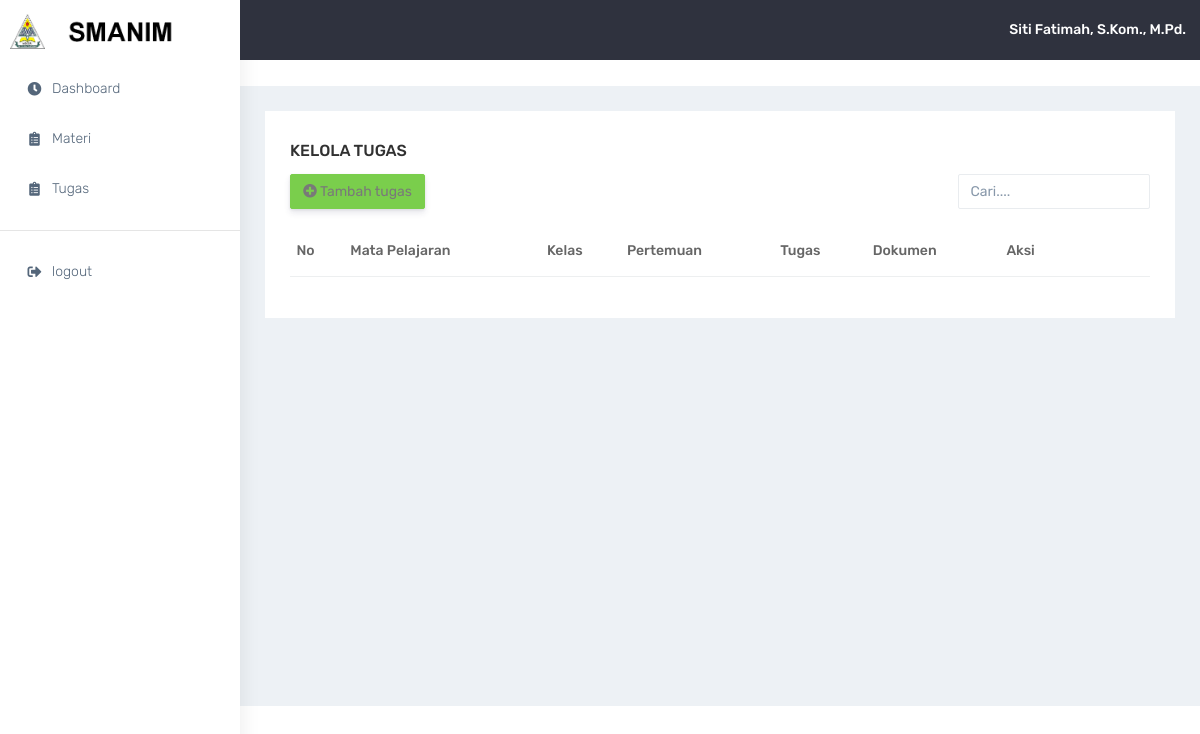
/guru/tugas.php (signed in), run on an earlier commit of the app's database.
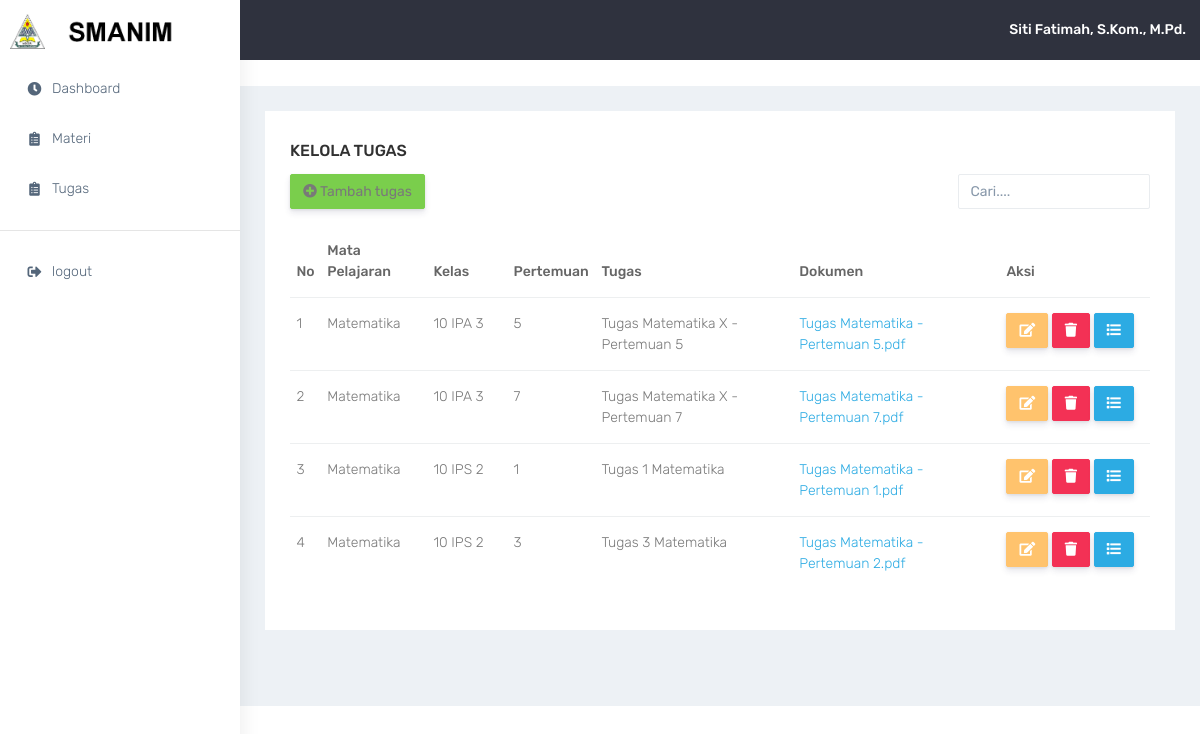
And on a later commit of the database.
### tables this page shows
CREATE TABLE `tbl_file` (
  `id_file` int(11) NOT NULL,
  `id_mapel` int(11) NOT NULL,
  `pertemuan` char(2) NOT NULL,
  `nama` varchar(100) NOT NULL,
  `tipe` enum('mod','tgs') NOT NULL,
  `file` varchar(255) NOT NULL,
  `tgl_tambah` date DEFAULT NULL,
  `tgl_ubah` date DEFAULT NULL
);

CREATE TABLE `tbl_mapel` (
  `id_mapel` int(11) NOT NULL,
  `id_user` int(11) NOT NULL,
  `id_kelas` int(11) NOT NULL,
  `mapel` varchar(100) NOT NULL
);

CREATE TABLE `tbl_kelas` (
  `id_kelas` int(11) NOT NULL,
  `tingkat` char(2) NOT NULL,
  `jurusan` enum('ipa','ips') NOT NULL,
  `kelas` char(2) NOT NULL
);

### session.php (called while the page is built, shortened)
<?php
  if(isset($_SESSION['akses'])){
    $idu = $_SESSION['id'];
  }else{
    header('location:login.php?stat=session_timeout');
    exit();
  }
?>

### guru/tugas.php (the view, shortened to what this page needs)
<?php
require_once('navbar.php');
?>
<div class="container-fluid">
    <div class="row">
        <div class="col-sm-12">
            <div class="white-box">
                <h3 class="box-title">Kelola Tugas</h3>
                <div class="row">
                    <div class="col-lg-9">
                        <a href="tambah-tugas.php" class="btn btn-success"><i class="fa fa-plus-circle"></i> Tambah tugas</a>
                    </div>
                    <div class="col-lg-3">
                        <form>
                            <div class="form-group">
                            <input type="text" class="form-control" id="exampleInputEmail1" aria-describedby="emailHelp" placeholder="Cari....">
                            </div>
                        </form>
                    </div>
                </div>
                <div class="table-responsive">
                    <table class="table">
                        <thead>
                            <tr>
                                <th class="border-top-0">No</th>
                                <th class="border-top-0">Mata Pelajaran</th>
                                <th class="border-top-0" width="80px">Kelas</th>
                                <th class="border-top-0">Pertemuan</th>
                                <th class="border-top-0">Tugas</th>
                                <th class="border-top-0">Dokumen</th>
                                <th class="border-top-0" width="150px">Aksi</th>
                            </tr>
                        </thead>
                        <tbody>
                          <?php
                            $no = 1;
                            $sql = mysqli_query($con,"SELECT * FROM tbl_file a INNER JOIN tbl_mapel b ON b.id_mapel = a.id_mapel INNER JOIN tbl_kelas c ON c.id_kelas = b.id_kelas WHERE b.id_user = '$idu' AND a.tipe = 'tgs' ORDER BY b.id_kelas ASC, a.pertemuan ASC");
                            while($data = mysqli_fetch_array($sql)){
                          ?>
                            <tr>
                                <td><?= $no ?></td>
                                <td><?= $data['mapel'] ?></td>
                                <td><?= $data['tingkat']." ".strtoupper($data['jurusan'])." ".$data['kelas'] ?></td>
                                <td><?= $data['pertemuan'] ?></td>
                                <td><?= $data['nama'] ?></td>
                                <td><a href="../download.php?kode=<?= $data['id_file'] ?>"><?= substr($data['file'],14) ?></a></td>
                                <td width="150px">
                                    <a href="edit-tugas.php?kode=<?= $data['id_file'] ?>" class="btn btn-warning">
                                        <i class="fas fa-edit"></i>
                                    </a>
                                    <a href="del-tugas.php?kode=<?= $data['id_file'] ?>" class="btn btn-danger" onclick="return confirm('Apakah Anda Yakin?');">
                                        <i class="fas fa-trash"></i>
                                    </a>
                                    <a href="detail-tugas.php?kode=<?= $data['id_file'] ?>" class="btn btn-info">
                                        <i class="fas fa-list"></i>
                                    </a>
                                </td>
                            </tr>
                          <?php $no++; }?>
                        </tbody>
                    </table>
                </div>
            </div>
        </div>
    </div>
</div>

What changed in the data, as far as the page shows it:
added tbl_file: id_mapel.mapel "Matematika", tbl_kelas.tingkat "10", tbl_kelas.jurusan "IPA", tbl_kelas.kelas "3", pertemuan "5", nama "Tugas Matematika X - Pertemuan 5", file "Tugas Matematika - Pertemuan 5.pdf"
now on this page (row edited): tbl_file: id_mapel.mapel "Matematika", tbl_kelas.tingkat "10", tbl_kelas.jurusan "IPA", tbl_kelas.kelas "3", pertemuan "7", nama "Tugas Matematika X - Pertemuan 7", file "Tugas Matematika - Pertemuan 7.pdf"
now on this page (row unchanged): tbl_file: id_mapel.mapel "Matematika", tbl_kelas.tingkat "10", tbl_kelas.jurusan "IPS", tbl_kelas.kelas "2", pertemuan "1", nama "Tugas 1 Matematika", file "Tugas Matematika - Pertemuan 1.pdf"
now on this page (row unchanged): tbl_file: id_mapel.mapel "Matematika", tbl_kelas.tingkat "10", tbl_kelas.jurusan "IPS", tbl_kelas.kelas "2", pertemuan "3", nama "Tugas 3 Matematika", file "Tugas Matematika - Pertemuan 2.pdf"
